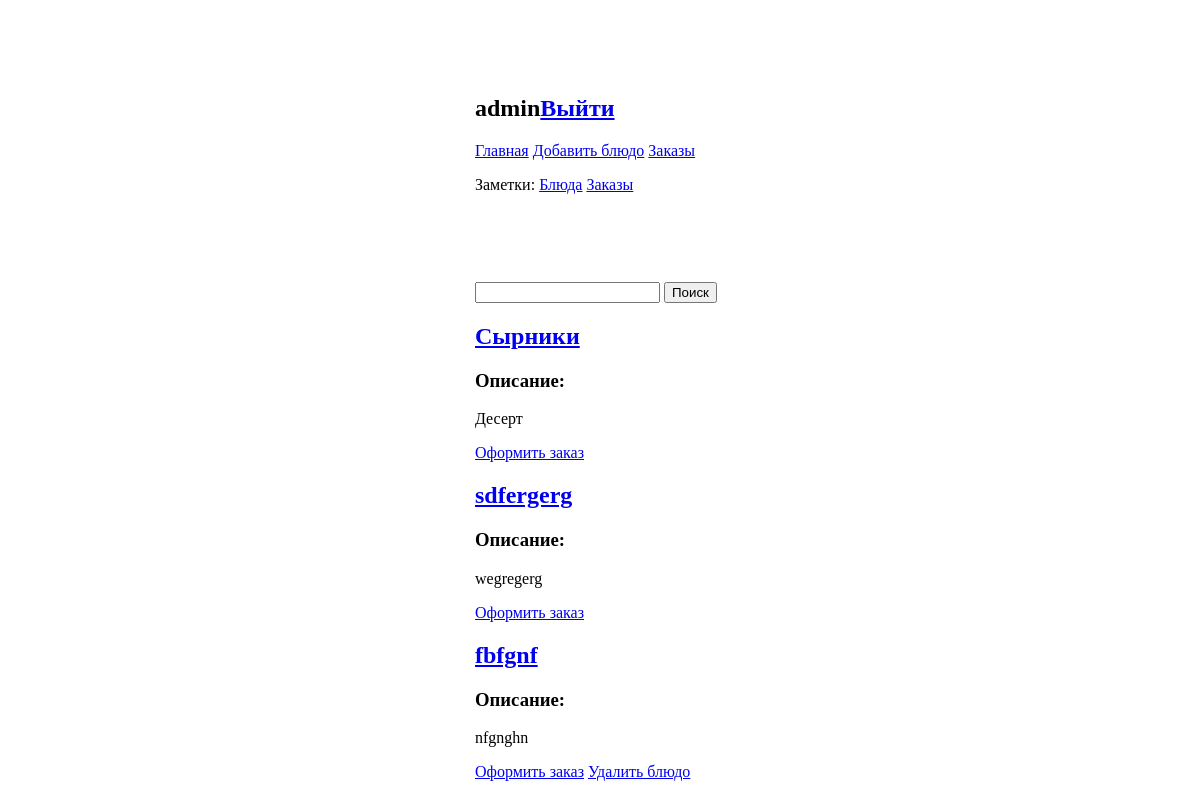
The app's page / (signed in) with its own data.
### coocking_book/models.py (models this page shows, shortened)
class Dish(models.Model):
    title = models.CharField(max_length=120, unique=True)
    author = models.ForeignKey(User, on_delete=models.CASCADE, null=True, blank=True)
    description = models.TextField(blank=True, null=True)
    ingredient = models.ManyToManyField(Ingredient, related_name='dishes')
    note = GenericRelation(NotesItem)
    def get_absolute_url(self):
        return reverse('coocking_book:dish_detail', kwargs={'pk': self.pk})

### coocking_book/views.py (the view)
# urls.py: path('', DishListView.as_view(), name='dish_list'),
class DishListView(LoginRequiredMixin, ListView):
    model = Dish
    template_name = 'index.html'
    def get_context_data(self, **kwargs):
        context = super().get_context_data(**kwargs)
        context['dish_list'] = Dish.objects.all()
        return context

### coocking_book/templates/index.html
{% extends "base.html" %}
{%block content%}
	<form action="{% url 'coocking_book:dish_search' %}" method="GET">
   		<input type="text" name="q" />
   		<button type="submit">Поиск</button>
	</form>
	{%for dish  in dish_list%}
		<h2><a href="{{dish.get_absolute_url}}">{{dish.title}}</a></h2>
		<h3>Описание:</h3>
		<p>{{dish.description}}</p>
		<p><a href="{% url 'coocking_book:add_order_list' dish.id %}">Оформить заказ</a>
			{%if request.user.username == dish.author.username%}
		   <a href="{% url 'coocking_book:delete_dish' dish.id %}">Удалить блюдо</a>
			{%endif%}
		</p>
	{%endfor%}
{%endblock%}

### coocking_book/templates/base.html (shortened to what this page needs)
{%load static%}
<!DOCTYPE html>
<html>
<head>
</head>
  <link rel="stylesheet" type="text/css" href="{%static 'css/dishes.css'%}">
<body>
  <div class="parent">
    <div class="block">
      {%if request.user.is_authenticated%}
      <h2>{{user.username}}<a href="{%url 'logout' %}">Выйти</a></h2>
        <p><a href="{% url 'coocking_book:dish_list' %}">Главная</a>
           <a href="{% url 'coocking_book:add_dish' %}">Добавить блюдо</a>
           <a href="{% url 'coocking_book:order_list' %}">Заказы</a>
        </p>
        <p>Заметки:
          <a href="{% url 'notes:note_list' 'dish' %}">Блюда</a>
          <a href="{% url 'notes:note_list' 'order' %}">Заказы</a>
        </p>
      <br><br><br><br>
      {%endif%}
        {%block content%}
        {%endblock%}
    </div>
  </div>
</body>
</html>

### coocking_book/static/css/dishes.css (style rules this page uses)
.parent { width: 100%; height: 100%; position: absolute; top: 0; left: 0; overflow: auto; }

### records on screen
Dish: title "Сырники", description "Десерт"
Dish: title "sdfergerg", description "wegregerg"
Dish: title "fbfgnf", description "nfgnghn", shows "Удалить блюдо"

### other values on screen
{{ user.username }} "admin"
